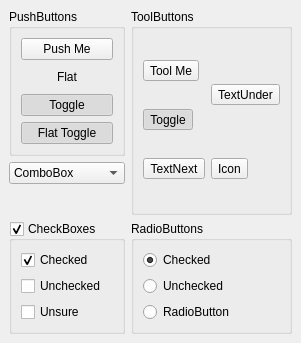
      <widget class="QWidget" name="tab" >
       <attribute name="title" >
        <string>Buttons</string>
       </attribute>
       <layout class="QGridLayout" >
        <property name="leftMargin" >
         <number>9</number>
        </property>
        <property name="topMargin" >
         <number>9</number>
        </property>
        <property name="rightMargin" >
         <number>9</number>
        </property>
        <property name="bottomMargin" >
         <number>9</number>
        </property>
        <property name="horizontalSpacing" >
         <number>6</number>
        </property>
        <property name="verticalSpacing" >
         <number>6</number>
        </property>
        <item row="1" column="0" >
         <widget class="QComboBox" name="comboBox_2" >
          <item>
           <property name="text" >
            <string>ComboBox</string>
           </property>
          </item>
          <item>
           <property name="text" >
            <string>An Item</string>
           </property>
          </item>
         </widget>
        </item>
        <item row="2" column="0" >
         <spacer>
          <property name="orientation" >
           <enum>Qt::Vertical</enum>
          </property>
          <property name="sizeHint" >
           <size>
            <width>20</width>
            <height>31</height>
           </size>
          </property>
         </spacer>
        </item>
        <item row="3" column="0" >
         <widget class="QGroupBox" name="groupBox_3" >
          <property name="title" >
           <string>CheckBoxes</string>
          </property>
          <property name="checkable" >
           <bool>true</bool>
          </property>
          <layout class="QGridLayout" >
           <property name="leftMargin" >
            <number>9</number>
           </property>
           <property name="topMargin" >
            <number>9</number>
           </property>
           <property name="rightMargin" >
            <number>9</number>
           </property>
           <property name="bottomMargin" >
            <number>9</number>
           </property>
           <property name="horizontalSpacing" >
            <number>6</number>
           </property>
           <property name="verticalSpacing" >
            <number>6</number>
           </property>
           <item row="1" column="0" >
            <widget class="QCheckBox" name="checkBox_2" >
             <property name="text" >
              <string>Unchecked</string>
             </property>
             <property name="checkable" >
              <bool>true</bool>
             </property>
            </widget>
           </item>
           <item row="2" column="0" >
            <widget class="QCheckBox" name="checkBox_3" >
             <property name="text" >
              <string>Unsure</string>
             </property>
             <property name="checked" >
              <bool>false</bool>
             </property>
             <property name="tristate" >
              <bool>true</bool>
             </property>
            </widget>
           </item>
           <item row="0" column="0" >
            <widget class="QCheckBox" name="checkBox" >
             <property name="text" >
              <string>Checked</string>
             </property>
             <property name="checkable" >
              <bool>true</bool>
             </property>
             <property name="checked" >
              <bool>true</bool>
             </property>
            </widget>
           </item>
          </layout>
         </widget>
        </item>
        <item row="3" column="1" >
         <widget class="QGroupBox" name="groupBox_2" >
          <property name="title" >
           <string>RadioButtons</string>
          </property>
          <layout class="QGridLayout" >
           <property name="leftMargin" >
            <number>9</number>
           </property>
           <property name="topMargin" >
            <number>9</number>
           </property>
           <property name="rightMargin" >
            <number>9</number>
           </property>
           <property name="bottomMargin" >
            <number>9</number>
           </property>
           <property name="horizontalSpacing" >
            <number>6</number>
           </property>
           <property name="verticalSpacing" >
            <number>6</number>
           </property>
           <item row="2" column="0" >
            <widget class="QRadioButton" name="radioButton_3" >
             <property name="text" >
              <string>RadioButton</string>
             </property>
            </widget>
           </item>
           <item row="1" column="0" >
            <widget class="QRadioButton" name="radioButton_2" >
             <property name="text" >
              <string>Unchecked</string>
             </property>
             <property name="checked" >
              <bool>false</bool>
             </property>
            </widget>
           </item>
           <item row="0" column="0" >
            <widget class="QRadioButton" name="radioButton" >
             <property name="text" >
              <string>Checked</string>
             </property>
             <property name="checkable" >
              <bool>true</bool>
             </property>
             <property name="checked" >
              <bool>true</bool>
             </property>
            </widget>
           </item>
          </layout>
         </widget>
        </item>
        <item rowspan="3" row="0" column="1" >
         <widget class="QGroupBox" name="groupBox_5" >
          <property name="title" >
           <string>ToolButtons</string>
          </property>
          <layout class="QGridLayout" >
           <property name="leftMargin" >
            <number>9</number>
           </property>
           <property name="topMargin" >
            <number>9</number>
           </property>
           <property name="rightMargin" >
            <number>9</number>
           </property>
           <property name="bottomMargin" >
            <number>9</number>
           </property>
           <property name="horizontalSpacing" >
            <number>6</number>
           </property>
           <property name="verticalSpacing" >
            <number>6</number>
           </property>
           <item rowspan="2" row="0" column="1" >
            <widget class="QToolButton" name="toolButton_5" >
             <property name="text" >
              <string>TextUnder</string>
             </property>
             <property name="icon" >
              <iconset>oxygen.png</iconset>
             </property>
             <property name="iconSize" >
              <size>
               <width>32</width>
               <height>32</height>
              </size>
             </property>
             <property name="toolButtonStyle" >
              <enum>Qt::ToolButtonTextUnderIcon</enum>
             </property>
            </widget>
           </item>
           <item row="1" column="0" >
            <widget class="QToolButton" name="toolButton_2" >
             <property name="text" >
              <string>Toggle</string>
             </property>
             <property name="checkable" >
              <bool>true</bool>
             </property>
             <property name="checked" >
              <bool>true</bool>
             </property>
             <property name="toolButtonStyle" >
              <enum>Qt::ToolButtonTextOnly</enum>
             </property>
            </widget>
           </item>
           <item row="2" column="1" >
            <widget class="QToolButton" name="toolButton_3" >
             <property name="text" >
              <string>Icon</string>
             </property>
             <property name="icon" >
              <iconset>oxygen.png</iconset>
             </property>
             <property name="iconSize" >
              <size>
               <width>32</width>
               <height>32</height>
              </size>
             </property>
            </widget>
           </item>
           <item row="0" column="0" >
            <widget class="QToolButton" name="toolButton" >
             <property name="text" >
              <string>Tool Me</string>
             </property>
             <property name="toolButtonStyle" >
              <enum>Qt::ToolButtonTextOnly</enum>
             </property>
            </widget>
           </item>
           <item row="2" column="0" >
            <widget class="QToolButton" name="toolButton_4" >
             <property name="text" >
              <string>TextNext</string>
             </property>
             <property name="icon" >
              <iconset>oxygen.png</iconset>
             </property>
             <property name="iconSize" >
              <size>
               <width>32</width>
               <height>32</height>
              </size>
             </property>
             <property name="toolButtonStyle" >
              <enum>Qt::ToolButtonTextBesideIcon</enum>
             </property>
            </widget>
           </item>
          </layout>
         </widget>
        </item>
        <item row="0" column="0" >
         <widget class="QGroupBox" name="groupBox_4" >
          <property name="title" >
           <string>PushButtons</string>
          </property>
          <layout class="QGridLayout" >
           <property name="leftMargin" >
            <number>9</number>
           </property>
           <property name="topMargin" >
            <number>9</number>
           </property>
           <property name="rightMargin" >
            <number>9</number>
           </property>
           <property name="bottomMargin" >
            <number>9</number>
           </property>
           <property name="horizontalSpacing" >
            <number>6</number>
           </property>
           <property name="verticalSpacing" >
            <number>6</number>
           </property>
           <item row="3" column="0" >
            <widget class="QPushButton" name="pushButton_5" >
             <property name="text" >
              <string>Flat Toggle</string>
             </property>
             <property name="checkable" >
              <bool>true</bool>
             </property>
             <property name="checked" >
              <bool>true</bool>
             </property>
             <property name="flat" >
              <bool>true</bool>
             </property>
            </widget>
           </item>
           <item row="0" column="0" >
            <widget class="QPushButton" name="pushButton" >
             <property name="text" >
              <string>Push Me</string>
             </property>
             <property name="checked" >
              <bool>false</bool>
             </property>
            </widget>
           </item>
           <item row="1" column="0" >
            <widget class="QPushButton" name="pushButton_2" >
             <property name="text" >
              <string>Flat</string>
             </property>
             <property name="flat" >
              <bool>true</bool>
             </property>
            </widget>
           </item>
           <item row="2" column="0" >
            <widget class="QPushButton" name="pushButton_3" >
             <property name="text" >
              <string>Toggle</string>
             </property>
             <property name="checkable" >
              <bool>true</bool>
             </property>
             <property name="checked" >
              <bool>true</bool>
             </property>
            </widget>
           </item>
          </layout>
         </widget>
        </item>
       </layout>
      </widget>
